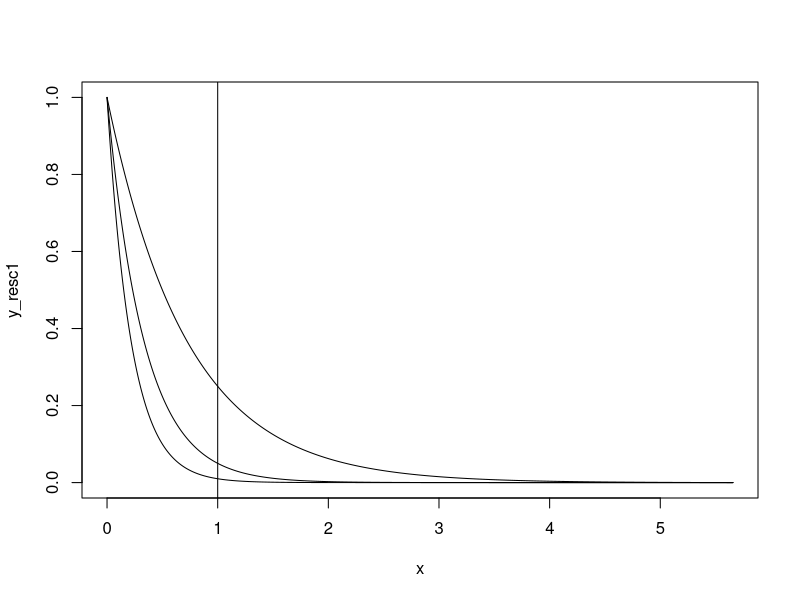

Generate this figure with R:
# 1%
A1 <- 1
B1 <- 2
t <- sqrt(4^2+4^2)
minCD <- 0
scale_min1 <- A1*10^(-B1*t)
scale_max1 <- A1*10^(-B1*minCD)
dist <- 1
prob1 <- (A1*10^(-B1*dist)-scale_min1)/(scale_max1-scale_min1)
prob1

# 5%
A5 <- 1
B5 <- 1.301
t <- sqrt(4^2+4^2)
minCD <- 0
scale_min5 <- A5*10^(-B5*t)
scale_max5 <- A5*10^(-B5*minCD)
dist <- 1
prob5 <- (A5*10^(-B5*dist)-scale_min5)/(scale_max5-scale_min5)
prob5

# 25%
A25 <- 1
B25 <- 0.6015
t <- sqrt(4^2+4^2)
minCD <- 0
scale_min25 <- A25*10^(-B25*t)
scale_max25 <- A25*10^(-B25*minCD)
dist <- 1
prob25 <- (A25*10^(-B25*dist)-scale_min25)/(scale_max25-scale_min25)
prob25

############################################################################################################
x <-seq(0,sqrt(4^2+4^2),0.0001)
y_resc1 <- (A1*10^(-B1*x)-scale_min1)/(scale_max1-scale_min1)
plot(x, y_resc1, xlim = c(0, 4*sqrt(2)), type="l", col="black")

y_resc5 <- (A5*10^(-B5*x)-scale_min5)/(scale_max5-scale_min5)
lines(x, y_resc5, xlim=c(0, 4*sqrt(2)), type="l", col="black")

y_resc25 <- (A25*10^(-B25*x)-scale_min25)/(scale_max25-scale_min25)
lines(x, y_resc25, xlim=c(0, 4*sqrt(2)), type="l", col="black")

abline(v=1, type="d")

# cdcode <- log( (1 * (t - minCD) + minCD) /A ) / (B * log(10))
# cdcode
############################################################################################################
